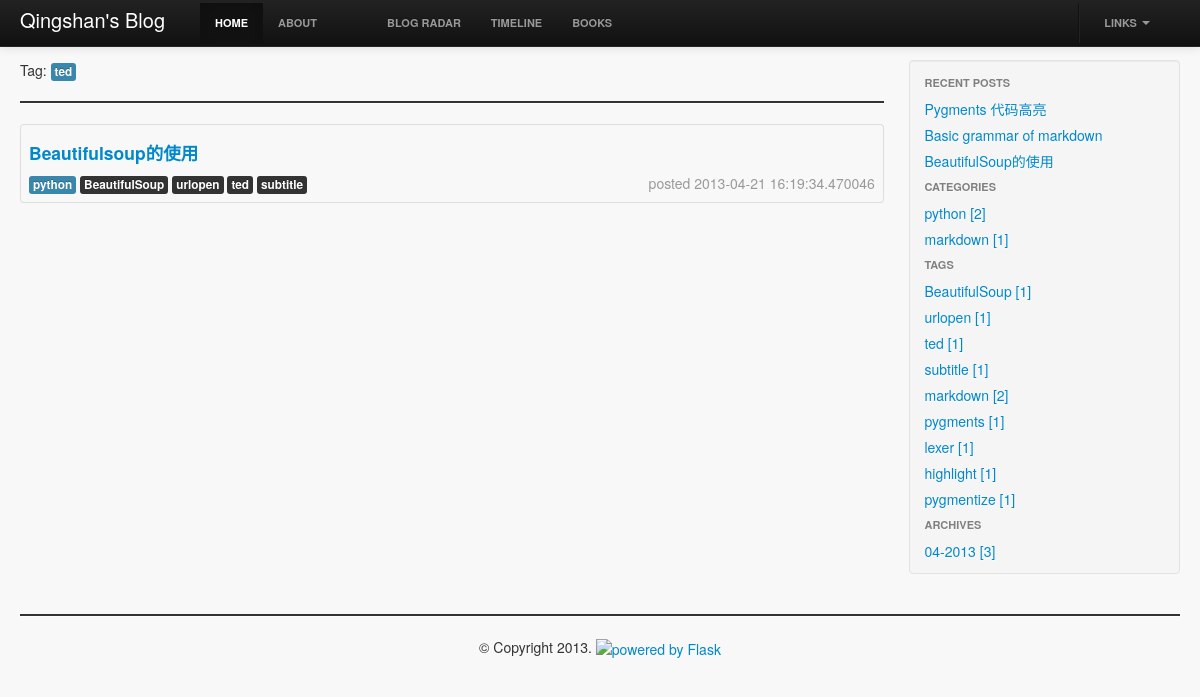
/tag/ted, run on the app's committed database.
### app/models.py (models this page shows, shortened)
class Tag(db.Model):
    id = db.Column(db.Integer, primary_key=True)
    name = db.Column(db.String(64))

class Post(db.Model):
    id = db.Column(db.Integer, primary_key=True)
    title = db.Column(db.String(256))
    body = db.Column(db.Text(1024))
    publish_date = db.Column(db.DateTime)
    category_id = db.Column(db.Integer, db.ForeignKey('category.id'))
    category = db.relationship('Category', backref=db.backref('posts'))
    tags = db.relationship('Tag', secondary=tags, backref=db.backref('posts'))

class Category(db.Model):
    id = db.Column(db.Integer, primary_key=True)
    name = db.Column(db.String(64))

### app/views.py (the view)
@app.route('/tag/<tag_name>')
def tag(tag_name):
    posts = Tag.query.filter(Tag.name == tag_name).first().posts
    return render_template('tag.html', **dict(locals(), **_contents()))

### app/views.py (called while the page is built)
def _contents():
    categories = Category.query.all()
    tags = Tag.query.all()
    func_strftime = func.strftime("%m-%Y", Post.publish_date)
    archives = db.session.query(func_strftime, func.count(Post.id)).group_by(func_strftime).all()
    recent_posts = Post.query.order_by(Post.publish_date.desc()).limit(5)
    return locals()   # {'categories': categories, 'tags': tags, 'archives': archives, 'recent_posts': recent_posts}

### app/templates/tag.html
{% extends 'base.html' %}
{% block blog_content %}
    <div class="row-fluid ">
        <span class="">Tag</span>:
        <span class="label label-info">{{ tag_name }}</span>
        <hr>
    </div>
    {% for post in posts %}
        {% include 'post_index.html' %}
    {% endfor %}
{% endblock blog_content %}

### app/templates/post_index.html
<table class="table table-bordered table-hover">
    <tbody>
    <tr class="row-fluid">
        <td>
            <h4><a href="{{ url_for('blog', blog_title=post.title) }}">{{ post.title | title }}</a></h4>
            <span class="label label-info well-small">{{ post.category.name }}</span>
            {% for tag in post.tags %}
                <span class="label label-inverse">{{ tag.name }}</span>
            {% endfor %}
            <span class="muted pull-right">posted {{ post.publish_date }}</span>
        </td>
    </tr>
    </tbody>
</table>

### app/templates/side_bar.html
<div class="well sidebar-nav ">
    <ul class="nav nav-list ">
        <li class="nav-header nav-stacked">Recent Posts</li>
        {% for post in recent_posts %}
            <li><a href="{{ url_for('blog', blog_title = post.title) }}">{{ post.title }}</a></li>
        {% endfor %}
    </ul>
    <ul class="nav nav-list ">
        <li class="nav-header">Categories</li>
        {% for category in categories %}
            <li class="control-list">
                <a href="{{ url_for('category', category_name=category.name) }}">
                    {{ category.name }}  [{{ category.posts | length }}]
                </a>
            </li>
        {% endfor %}
    </ul>
    <ul class="nav nav-list ">
        <li class="nav-header">Tags</li>
        {% for tag in tags %}
            <li>
                <a href="{{ url_for('tag', tag_name = tag.name) }}">
                    <span>{{ tag.name }}</span>
                    <span class="">[{{ tag.posts | length }}]</span></a>
            </li>
        {% endfor %}
    </ul>
    <ul class="nav nav-list ">
        <li class="nav-header">Archives</li>
        {% for archive in archives %}
            <li>
                <a href="{{ url_for('archive', archive_period = archive[0]) }}">
                    {{ archive[0] }} [{{ archive[1] }}]
                </a>
            </li>
        {% endfor %}
    </ul>
</div>

### app/static/css/layout.css (style rules this page uses)
body { padding-top: 60px; padding-bottom: 40px; }
.sidebar-nav { padding: 9px 0; }
li.nav-header { color: graytext; }
hr { border-top: 2px solid ; }

### app/static/css/sytax.css (style rules this page uses)
body { background: #f8f8f8; }

### data on the page
Tag: name "ted", posts|length "1"
Post: title "Beautifulsoup的使用", category.name "python", publish_date "2013-04-21 16:19:34.470046", title "BeautifulSoup的使用"
Tag: name "BeautifulSoup", posts|length "1"
Tag: name "urlopen", posts|length "1"
Tag: name "subtitle", posts|length "1"
Post: title "Pygments 代码高亮"
Post: title "Basic grammar of markdown"
Category: name "python", posts|length "2"
Category: name "markdown", posts|length "1"
Tag: name "markdown", posts|length "2"
Tag: name "pygments", posts|length "1"
Tag: name "lexer", posts|length "1"
Tag: name "highlight", posts|length "1"
Tag: name "pygmentize", posts|length "1"

### other printed values
{{ caption|e }} "HOME" "ABOUT"
{{ caption|e }} "BLOG RADAR" "TIMELINE" "BOOKS"
{{ archive[0] }} "04-2013"
{{ archive[1] }} "3"
